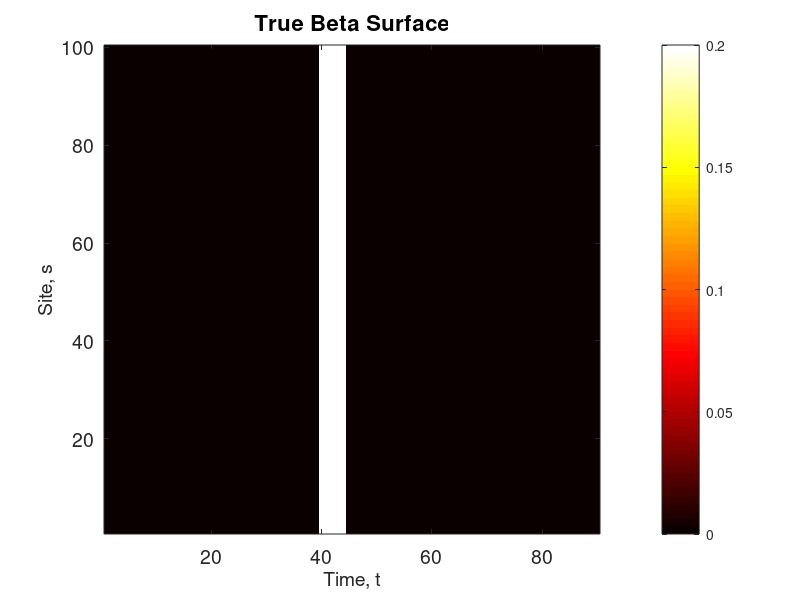
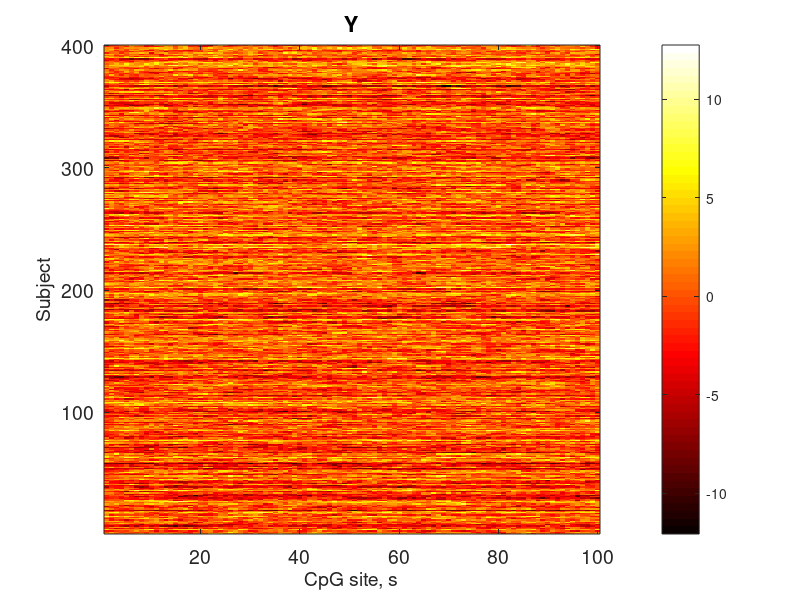

Reproduce these figures in MATLAB, in order.
%%%%%%%%%%%%%%%%%%%%%%%%
% Michele Zemplenyi
% 6/13/2020
% File to generate simulated response matrix
%%%%%%%%%%%%%%%%%%%%%%%%

cd('C:/Users/Michele/Dropbox/Brent Coull/Code for Github/'); % path to save output
X = csvread('simX_N400_T90.csv');
N = 400; % number of subjects
T = 90; % number of days of exposure
S = 100; % number of CpG sites
%% First specify form of true beta association surface
% E.g. vertical band surface (constant signal band extends from probe 1-100 during time
% window of days 40-44)
S1 = 1;
S2 = 100; 
T1 = 40; 
T2 = 44; 
betamax = 0.2; % beta in the signal region
stnr = 0.1; % signal-to-noise ratio scenario

% set up association surface 
b1      = zeros(T,T);
for t = S1:S2;
    for v = T1:T2;
        b1(t,v) = betamax;
    end;
end;

%% Plot beta association surface 
figure
colormap(hot)
imagesc(b1)
colorbar
set(gca, 'Ydir', 'normal')
set(gca,'FontSize',14)
xlabel('Time, t','FontSize',14) %note this is really "v" but for my presentation I change to time "t"
ylabel('Site, s','FontSize',14) % note this is really "t" but for my pres. I change to site "s"
title('True Beta Surface','FontSize',16)
saveas(gcf, 'true_beta_surface.png')
%% Generate Covariance structure for E ~ GP(0, Sigma_E)
CovStr       = eye(S); % need dim of V not number of col in simX ?
sigmae      = betamax / stnr; 
rho         = 0.5;
for i = 1:S
    for j = (i+1):S
        CovStr(i,j) = rho^(j-i);
        CovStr(j,i) = rho^(j-i);
    end
end
Sigma_E     = sigmae^2*CovStr;

%% Signal to noise
checkSTNR       = max(max(b1))/sigmae;
disp(checkSTNR)
fprintf('\n STNR = %d ,\n', checkSTNR);

%% Use Sigma_E to generate matrix of model errors
E            = zeros(N, S); % previously NS, V
muE          = zeros(S, 1);  % previously V, 1
for i = 1:N
    E(i,:)  = mvnrnd(muE,Sigma_E);
end
%% Generate Y
b0              = zeros(N,1);
one             = ones(N,1);
Y               = one'*b0 + X*b1' + E;
csvwrite(sprintf('simY_N%d_S%d.csv', N, S), Y);

%% View heatmap of Y  
figure
colormap(hot)
imagesc(Y)
colorbar
set(gca, 'Ydir', 'normal')
set(gca,'FontSize',14)
xlabel('CpG site, s','FontSize',14) %note this is really "v" but for my presentation I change to time "t"
ylabel('Subject','FontSize',14) % note this is really "t" but for my pres. I change to site "s"
title('Y','FontSize',16)